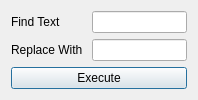
<?xml version="1.0" encoding="UTF-8"?>
<ui version="4.0">
 <class>ReplaceSourceFile</class>
 <widget class="QDialog" name="ReplaceSourceFile">
  <property name="geometry">
   <rect>
    <x>0</x>
    <y>0</y>
    <width>198</width>
    <height>97</height>
   </rect>
  </property>
  <property name="windowTitle">
   <string>ReplaceSourceFile</string>
  </property>
  <layout class="QVBoxLayout" name="verticalLayout">
   <item>
    <layout class="QHBoxLayout" name="horizontalLayout">
     <item>
      <widget class="QLabel" name="lblFindText">
       <property name="minimumSize">
        <size>
         <width>75</width>
         <height>0</height>
        </size>
       </property>
       <property name="text">
        <string>Find Text</string>
       </property>
      </widget>
     </item>
     <item>
      <widget class="QLineEdit" name="iptFindName"/>
     </item>
    </layout>
   </item>
   <item>
    <layout class="QHBoxLayout" name="horizontalLayout_2">
     <item>
      <widget class="QLabel" name="lblReplaceText">
       <property name="minimumSize">
        <size>
         <width>75</width>
         <height>0</height>
        </size>
       </property>
       <property name="text">
        <string>Replace With</string>
       </property>
      </widget>
     </item>
     <item>
      <widget class="QLineEdit" name="iptReplaceName"/>
     </item>
    </layout>
   </item>
   <item>
    <widget class="QPushButton" name="btnDoReplace">
     <property name="text">
      <string>Execute</string>
     </property>
    </widget>
   </item>
  </layout>
 </widget>
 <resources/>
 <connections/>
</ui>
